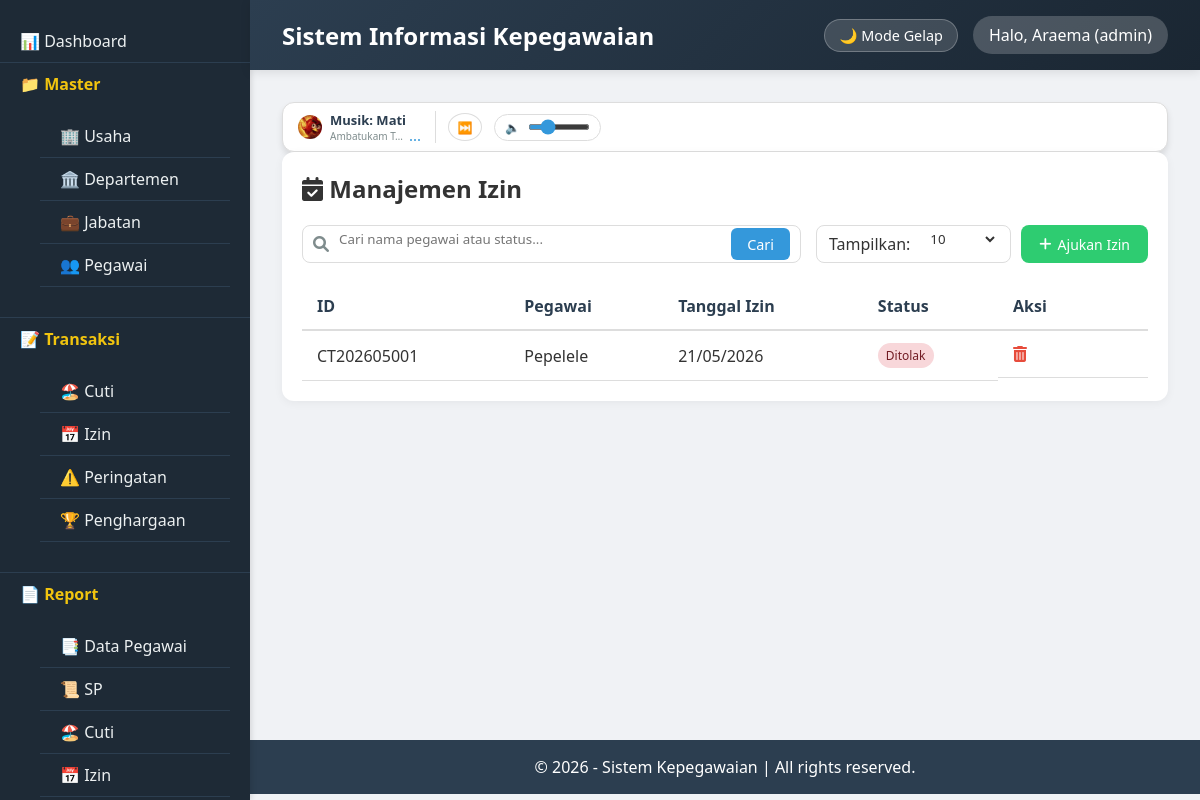
The app's page /index.php?page=izin (signed in) with its own data.
### tables this page shows
CREATE TABLE `tbl_izin` (
  `id_izin` varchar(15) NOT NULL,
  `id_pegawai` varchar(15) DEFAULT NULL,
  `tgl_izin` date DEFAULT NULL,
  `alasan` text DEFAULT NULL,
  `status` enum('pending','disetujui','ditolak') DEFAULT 'pending',
  `created_at` timestamp NOT NULL DEFAULT current_timestamp()
);

CREATE TABLE `tbl_pegawai` (
  `id_pegawai` varchar(15) NOT NULL,
  `id_departemen` varchar(10) DEFAULT NULL,
  `id_jabatan` varchar(10) DEFAULT NULL,
  `nama` varchar(100) NOT NULL,
  `alamat` text DEFAULT NULL,
  `telepon` varchar(20) DEFAULT NULL,
  `email` varchar(100) DEFAULT NULL,
  `gaji` decimal(12,2) DEFAULT NULL,
  `status_pernikahan` enum('Menikah','Belum','Berpisah') DEFAULT NULL,
  `jenis_kelamin` enum('Laki-Laki','Perempuan') DEFAULT NULL,
  `status_kerja` enum('Tetap','Kontrak','Pensiun','Keluar') DEFAULT NULL,
  `jumlah_cuti` int(11) DEFAULT 0,
  `jenjang_pendidikan` enum('SD','SMP','SMA','SMK','D1','D2','D3','D4','S1','S2','S3') DEFAULT NULL,
  `tgl_mulai_kerja` date DEFAULT NULL,
  `foto` varchar(255) DEFAULT NULL,
  `created_at` timestamp NOT NULL DEFAULT current_timestamp()
);

### classes/Database.php (called while the page is built)
<?php
class Database {
    private static $instance = null;
    private $conn;
    private function __construct() {
        try {
            $this->conn = new PDO("mysql:host=".DB_HOST.";dbname=".DB_NAME, DB_USER, DB_PASS);
            $this->conn->setAttribute(PDO::ATTR_ERRMODE, PDO::ERRMODE_EXCEPTION);
        } catch(PDOException $e) {
            die("Koneksi gagal: " . $e->getMessage());
        }
    }
    public static function getInstance() {
        if (self::$instance == null) self::$instance = new Database();
        return self::$instance;
    }
    public function getConnection() {
        return $this->conn;
    }
}
?>

### classes/Izin.php (called while the page is built, shortened)
<?php
class Izin {
    private $db;
    public function __construct() {
        $this->db = Database::getInstance()->getConnection();
    }
    public function getData($search = '', $orderBy = 'c.created_at', $orderDir = 'DESC', $limit = 10, $offset = 0) {
        $allowedColumns = ['c.id_izin', 'p.nama', 'c.tgl_izin', 'c.status', 'c.created_at'];
        $orderDir = strtoupper($orderDir) === 'DESC' ? 'DESC' : 'ASC';
        $sql = "SELECT c.*, p.nama as pegawai_nama
                FROM tbl_izin c
                JOIN tbl_pegawai p ON c.id_pegawai = p.id_pegawai
                WHERE p.nama LIKE :search OR c.status LIKE :search
                ORDER BY $orderBy $orderDir
                LIMIT :limit OFFSET :offset";
        $stmt = $this->db->prepare($sql);
        $searchTerm = "%$search%";
        $stmt->bindParam(':search', $searchTerm);
        $stmt->bindParam(':limit', $limit, PDO::PARAM_INT);
        $stmt->bindParam(':offset', $offset, PDO::PARAM_INT);
        $stmt->execute();
        return $stmt->fetchAll(PDO::FETCH_ASSOC);
    }
}
?>

### views/izin/index.php (the view, shortened to what this page needs)
<?php
$search = isset($_GET['search']) ? trim($_GET['search']) : '';
$sort = isset($_GET['sort']) ? $_GET['sort'] : 'c.created_at';
$order = isset($_GET['order']) && $_GET['order'] == 'desc' ? 'desc' : 'asc';
$limit = isset($_GET['limit']) ? $_GET['limit'] : 10;
$page = isset($_GET['page_num']) ? max(1, (int)$_GET['page_num']) : 1;
if ($limit === 'all') {
    $limitValue = 999999;
    $offset = 0;
} else {
    $limitValue = (int)$limit;
    $offset = ($page - 1) * $limitValue;
}
$izin = new Izin();
$data = $izin->getData($search, $sort, $order, $limitValue, $offset);
include __DIR__ . '/../layouts/header.php';
?>
<link rel="stylesheet" href="https://cdnjs.cloudflare.com/ajax/libs/font-awesome/6.0.0-beta3/css/all.min.css">
<div class="card">
    <h2><i class="fas fa-calendar-check"></i> Manajemen Izin</h2>
    <div class="toolbar">
        <form method="get" class="search-form">
            <div class="search-box">
                <i class="fas fa-search"></i>
                <input type="text" name="search" placeholder="Cari nama pegawai atau status..." value="<?= htmlspecialchars($search) ?>">
                <button type="submit">Cari</button>
            </div>
        </form>
        <div class="filter-add">
            <div class="filter-form">
                <span>Tampilkan:</span>
                <select name="limit" onchange="this.form.submit()" form="filterForm">
                    <option value="10" <?= $limit == 10 ? 'selected' : '' ?>>10</option>
                </select>
            </div>
            <a href="?page=izin&action=tambah" class="btn-add"><i class="fas fa-plus"></i> Ajukan Izin</a>
        </div>
    </div>
    <div class="table-responsive">
        <table class="table">
            <thead>
                <tr>
                    <th><a href="?page=izin&search=<?= urlencode($search) ?>&sort=c.id_izin&order=<?= $sort == 'c.id_izin' && $order == 'asc' ? 'desc' : 'asc' ?>&limit=<?= $limit ?>&page_num=<?= $page ?>">ID <?= $sort == 'c.id_izin' ? ($order == 'asc' ? '▲' : '▼') : '' ?></a></th>
                    <th><a href="?page=izin&search=<?= urlencode($search) ?>&sort=p.nama&order=<?= $sort == 'p.nama' && $order == 'asc' ? 'desc' : 'asc' ?>&limit=<?= $limit ?>&page_num=<?= $page ?>">Pegawai <?= $sort == 'p.nama' ? ($order == 'asc' ? '▲' : '▼') : '' ?></a></th>
                    <th><a href="?page=izin&search=<?= urlencode($search) ?>&sort=c.tgl_izin&order=<?= $sort == 'c.tgl_izin' && $order == 'asc' ? 'desc' : 'asc' ?>&limit=<?= $limit ?>&page_num=<?= $page ?>">Tanggal Izin <?= $sort == 'c.tgl_izin' ? ($order == 'asc' ? '▲' : '▼') : '' ?></a></th>
                    <th><a href="?page=izin&search=<?= urlencode($search) ?>&sort=c.status&order=<?= $sort == 'c.status' && $order == 'asc' ? 'desc' : 'asc' ?>&limit=<?= $limit ?>&page_num=<?= $page ?>">Status <?= $sort == 'c.status' ? ($order == 'asc' ? '▲' : '▼') : '' ?></a></th>
                    <th width="150">Aksi</th>
                </tr>
            </thead>
            <tbody>
                <?php if (count($data) > 0): ?>
                    <?php foreach ($data as $row): ?>
                    <tr>
                        <td><?= $row['id_izin'] ?></td>
                        <td><?= htmlspecialchars($row['pegawai_nama']) ?></td>
                        <td><?= date('d/m/Y', strtotime($row['tgl_izin']??'')) ?></td>
                        <td>
                            <?php if ($row['status'] == 'pending'): ?>
                                <span class="badge badge-warning">Pending</span>
                            <?php elseif ($row['status'] == 'disetujui'): ?>
                                <span class="badge badge-success">Disetujui</span>
                            <?php else: ?>
                                <span class="badge badge-danger">Ditolak</span>
                            <?php endif; ?>
                        </td>
                        <td class="actions">
                            <a href="#" class="btn-delete" data-id="<?= $row['id_izin'] ?>" title="Hapus"><i class="fas fa-trash-alt" style="color:#e74c3c;"></i></a>
                        </td>
                    </tr>
                    <?php endforeach; ?>
                <?php else: ?>
                    <tr><td colspan="5" class="text-center">Tidak ada data izin</td></tr>
                <?php endif; ?>
            </tbody>
        </table>
    </div>
</div>
<?php include __DIR__ . '/../layouts/footer.php'; ?>

### assets/css/style.css (style rules this page uses)
:root { --bg-body: #f0f2f5; --bg-card: #ffffff; --text-main: #2c3e50; --text-body: #333333; --text-muted: #7f8c8d; --border-color: #dddddd; --table-hover: #f5f5f5; --input-bg: #ffffff; --input-border: #dddddd; --header-bg: linear-gradient(135deg, #2c3e50, #1a2632); --sidebar-bg: #1e2a36; }
* { margin: 0; padding: 0; box-sizing: border-box; font-family: 'Segoe UI', Tahoma, Geneva, Verdana, sans-serif; }
body { background: var(--bg-body); color: var(--text-body); transition: background 0.3s, color 0.3s; }
.card { background: var(--bg-card); color: var(--text-body); border-radius: 10px; padding: 1.5rem; margin-bottom: 1.5rem; box-shadow: 0 2px 4px rgba(0,0,0,0.1); transition: background 0.3s, color 0.3s; }
table { width: 100%; border-collapse: collapse; }
th, td { padding: 12px 15px; text-align: left; border-bottom: 1px solid var(--border-color); }
th { background: #2c3e50; color: white; }
td { color: var(--text-body); }
.btn, button { display: inline-block; padding: 8px 16px; border-radius: 4px; border: none; cursor: pointer; font-size: 0.9rem; }
input, select, textarea { width: 100%; padding: 10px; margin: 5px 0 15px; background: var(--input-bg); color: var(--text-body); border: 1px solid var(--input-border); border-radius: 5px; }

### views/izin/index.php (style rules this page uses)
.badge { display: inline-block; padding: 4px 8px; border-radius: 20px; font-size: 12px; font-weight: 500; }
.badge-danger { background: #f8d7da; color: #721c24; }
.card { background: var(--bg-card); color: var(--text-body); border-radius: 12px; padding: 20px; box-shadow: 0 2px 10px rgba(0,0,0,0.05); }
.toolbar { display: flex; justify-content: space-between; flex-wrap: wrap; gap: 15px; margin: 20px 0; }
.search-form { flex: 2; min-width: 250px; }
.search-box { display: flex; align-items: center; background: var(--input-bg); border-radius: 8px; padding: 0 10px; border: 1px solid var(--input-border); height: 38px; }
.search-box i { color: var(--text-muted); }
.search-box input { flex: 1; border: none; background: transparent; padding: 0 10px; height: 36px; outline: none; color: var(--text-body); }
.search-box button { background: #3498db; border: none; color: white; padding: 0 16px; border-radius: 6px; height: 32px; cursor: pointer; }
.filter-add { display: flex; gap: 10px; align-items: center; }
.filter-form { display: flex; align-items: center; gap: 8px; background: var(--input-bg); color: var(--text-body); padding: 0 12px; border-radius: 8px; height: 38px; border: 1px solid var(--input-border); }
.filter-form select { border: none; background: transparent; padding: 0 8px; height: 36px; cursor: pointer; color: var(--text-body); outline: none; }
.filter-form select option { background: var(--bg-card); color: var(--text-body); }
.btn-add { background: #2ecc71; border: none; color: white; padding: 0 18px; border-radius: 8px; cursor: pointer; height: 38px; display: inline-flex; align-items: center; gap: 6px; text-decoration: none; font-size: 14px; }
.table-responsive { overflow-x: auto; }
.table { width: 100%; border-collapse: collapse; }
.table th, .table td { padding: 12px 15px; text-align: left; border-bottom: 1px solid var(--border-color); color: var(--text-body); }
.table th { background: var(--bg-card); color: var(--text-main); font-weight: 600; border-bottom: 2px solid var(--border-color); }
.table th a { color: var(--text-main); text-decoration: none; }
.actions { display: flex; gap: 12px; align-items: center; }

### records on screen
tbl_izin: id_izin "CT202605001", id_pegawai.nama "Pepelele", tgl_izin "21/05/2026", status "Ditolak"

### other values on screen
Session::get('nama') "Araema"
Session::get('role') "admin"
